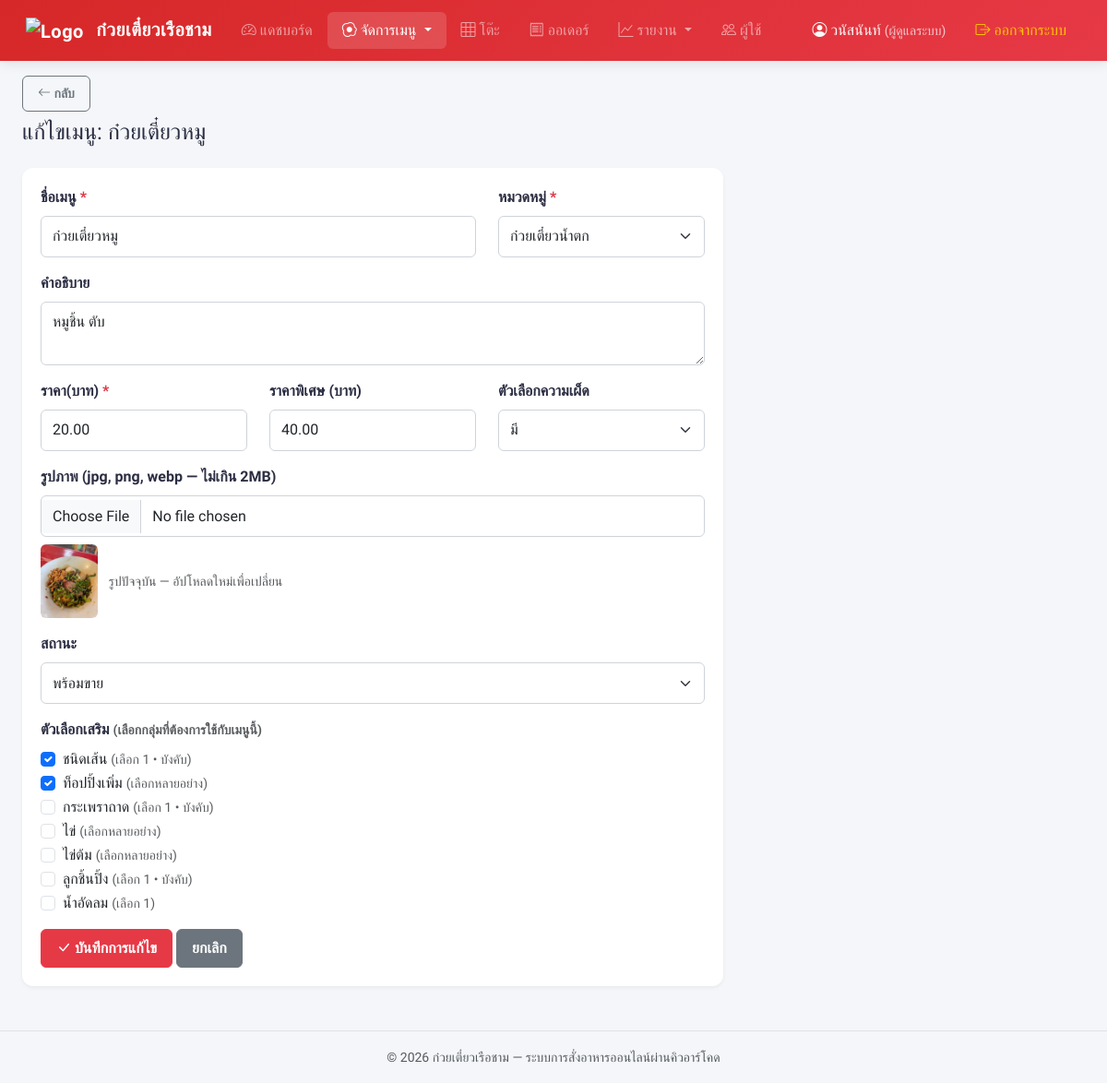
Page /admin/menu_form.php?id=1 (signed in) on the committed database.
### tables this page shows
CREATE TABLE `menu_items` (
  `id` int(11) NOT NULL,
  `category_id` int(11) NOT NULL,
  `name` varchar(200) NOT NULL,
  `description` text DEFAULT NULL,
  `image` varchar(255) DEFAULT NULL,
  `price_normal` decimal(8,2) NOT NULL DEFAULT 0.00,
  `price_special` decimal(8,2) DEFAULT NULL,
  `has_spice_option` tinyint(1) NOT NULL DEFAULT 1,
  `status` enum('available','sold_out') NOT NULL DEFAULT 'available',
  `created_at` timestamp NOT NULL DEFAULT current_timestamp(),
  `updated_at` timestamp NOT NULL DEFAULT current_timestamp() ON UPDATE current_timestamp()
);

CREATE TABLE `categories` (
  `id` int(11) NOT NULL,
  `name` varchar(100) NOT NULL,
  `sort_order` int(11) NOT NULL DEFAULT 0,
  `status` enum('active','inactive') NOT NULL DEFAULT 'active',
  `created_at` timestamp NOT NULL DEFAULT current_timestamp()
);

CREATE TABLE `option_groups` (
  `id` int(11) NOT NULL,
  `name` varchar(100) NOT NULL,
  `type` enum('single','multiple') NOT NULL DEFAULT 'single' COMMENT 'single=เลือกได้ 1, multiple=เลือกได้หลายอย่าง',
  `required` tinyint(1) NOT NULL DEFAULT 0 COMMENT 'ต้องเลือกหรือไม่',
  `sort_order` int(11) NOT NULL DEFAULT 0,
  `status` enum('active','inactive') NOT NULL DEFAULT 'active',
  `created_at` timestamp NOT NULL DEFAULT current_timestamp()
);

### includes/functions.php (called while the page is built, shortened)
<?php
function e($string) {
    return htmlspecialchars($string ?? '', ENT_QUOTES, 'UTF-8');
}

### admin/menu_form.php (the view, shortened to what this page needs)
<?php
require_once __DIR__ . '/../config/db.php';
require_once __DIR__ . '/../includes/functions.php';
$item = null;
if (isset($_GET['id'])) {
    $stmt = $pdo->prepare("SELECT * FROM menu_items WHERE id = ?");
    $stmt->execute([$_GET['id']]);
    $item = $stmt->fetch();
}
$categories = $pdo->query("SELECT * FROM categories WHERE status = 'active' ORDER BY sort_order")->fetchAll();
$optionGroups = $pdo->query("SELECT * FROM option_groups WHERE status = 'active' ORDER BY sort_order")->fetchAll();
$linkedGroups = [];
if ($item) {
    $stmt = $pdo->prepare("SELECT option_group_id FROM menu_item_option_groups WHERE menu_item_id = ?");
    $stmt->execute([$item['id']]);
    $linkedGroups = $stmt->fetchAll(PDO::FETCH_COLUMN);
}
require_once __DIR__ . '/../includes/header.php';
?>
<div class="mb-4">
    <a href="menu.php" class="btn btn-outline-secondary btn-sm"><i class="bi bi-arrow-left"></i> กลับ</a>
    <h4 class="mt-2"><?= $item ? 'แก้ไขเมนู: ' . e($item['name']) : 'เพิ่มเมนูใหม่' ?></h4>
</div>
<div class="row">
    <div class="col-lg-8">
        <div class="card">
            <div class="card-body">
                <form method="POST" action="menu_action.php" enctype="multipart/form-data">
                    <div class="row">
                        <div class="col-md-8">
                            <div class="mb-3">
                                <label class="form-label">ชื่อเมนู <span class="text-danger">*</span></label>
                                <input type="text" name="name" class="form-control" required
                                       value="<?= e($item['name'] ?? '') ?>">
                            </div>
                        </div>
                        <div class="col-md-4">
                            <div class="mb-3">
                                <label class="form-label">หมวดหมู่ <span class="text-danger">*</span></label>
                                <select name="category_id" class="form-select" required>
                                    <?php foreach ($categories as $cat): ?>
                                        <option value="<?= $cat['id'] ?>"
                                            <?= ($item['category_id'] ?? '') == $cat['id'] ? 'selected' : '' ?>>
                                            <?= e($cat['name']) ?>
                                        </option>
                                    <?php endforeach; ?>
                                </select>
                            </div>
                        </div>
                    </div>
                    <div class="mb-3">
                        <label class="form-label">คำอธิบาย</label>
                        <textarea name="description" class="form-control" rows="2"><?= e($item['description'] ?? '') ?></textarea>
                    </div>
                    <div class="row">
                        <div class="col-md-4">
                            <div class="mb-3">
                                <label class="form-label">ราคา(บาท) <span class="text-danger">*</span></label>
                                <input type="number" name="price_normal" class="form-control" step="0.01" min="0" required
                                       value="<?= e($item['price_normal'] ?? '') ?>">
                            </div>
                        </div>
                        <div class="col-md-4">
                            <div class="mb-3">
                                <label class="form-label">ราคาพิเศษ (บาท)</label>
                                <input type="number" name="price_special" class="form-control" step="0.01" min="0"
                                       value="<?= e($item['price_special'] ?? '') ?>"
                                       placeholder="ว่างไว้ถ้าไม่มี">
                            </div>
                        </div>
                        <div class="col-md-4">
                            <div class="mb-3">
                                <label class="form-label">ตัวเลือกความเผ็ด</label>
                                <select name="has_spice_option" class="form-select">
                                    <option value="1" <?= ($item['has_spice_option'] ?? 1) == 1 ? 'selected' : '' ?>>มี</option>
                                </select>
                            </div>
                        </div>
                    </div>
                    <div class="mb-3">
                        <label class="form-label">รูปภาพ (jpg, png, webp — ไม่เกิน 2MB)</label>
                        <input type="file" name="image" class="form-control" accept=".jpg,.jpeg,.png,.webp">
                        <?php if ($item && $item['image']): ?>
                            <div class="mt-2">
                                <img src="../assets/uploads/menu/<?= e($item['image']) ?>" height="80" class="rounded">
                                <small class="text-muted ms-2">รูปปัจจุบัน — อัปโหลดใหม่เพื่อเปลี่ยน</small>
                            </div>
                        <?php endif; ?>
                    </div>
                    <div class="mb-3">
                        <label class="form-label">สถานะ</label>
                        <select name="status" class="form-select">
                            <option value="available" <?= ($item['status'] ?? '') === 'available' ? 'selected' : '' ?>>พร้อมขาย</option>
                        </select>
                    </div>
                    <?php if (!empty($optionGroups)): ?>
                    <div class="mb-3">
                        <label class="form-label">ตัวเลือกเสริม <small class="text-muted">(เลือกกลุ่มที่ต้องการใช้กับเมนูนี้)</small></label>
                        <?php foreach ($optionGroups as $og): ?>
                            <div class="form-check">
                                <input class="form-check-input" type="checkbox" name="option_groups[]"
                                       value="<?= $og['id'] ?>" id="og_<?= $og['id'] ?>"
                                       <?= in_array($og['id'], $linkedGroups) ? 'checked' : '' ?>>
                                <label class="form-check-label" for="og_<?= $og['id'] ?>">
                                    <?= e($og['name']) ?>
                                    <small class="text-muted">(<?= $og['type'] === 'single' ? 'เลือก 1' : 'เลือกหลายอย่าง' ?><?= $og['required'] ? ' • บังคับ' : '' ?>)</small>
                                </label>
                            </div>
                        <?php endforeach; ?>
                    </div>
                    <?php endif; ?>
                    <button type="submit" class="btn btn-danger">
                        <i class="bi bi-check-lg"></i> <?= $item ? 'บันทึกการแก้ไข' : 'เพิ่มเมนู' ?>
                    </button>
                    <a href="menu.php" class="btn btn-secondary">ยกเลิก</a>
                </form>
            </div>
        </div>
    </div>
</div>
<?php require_once __DIR__ . '/../includes/footer.php'; ?>

### assets/css/style.css (style rules this page uses)
:root { --primary-color: #e63946; --primary-dark: #d62828; --primary-light: #f8edeb; --secondary-color: #457b9d; --accent-color: #f4a261; --bg-color: #f4f6f9; --card-bg: #ffffff; --text-main: #2b2d42; --text-muted: #6c757d; --border-color: #e9ecef; --shadow-sm: 0 2px 4px rgba(0, 0, 0, 0.05); --shadow-md: 0 4px 12px rgba(0, 0, 0, 0.08); --shadow-lg: 0 8px 24px rgba(0, 0, 0, 0.12); --radius-sm: 6px; --radius-md: 12px; --radius-lg: 20px; }
* { font-family: 'Sarabun', sans-serif; }
body { background-color: var(--bg-color); color: var(--text-main); min-height: 100vh; }
.card { border: none; border-radius: var(--radius-md); box-shadow: var(--shadow-sm); transition: box-shadow 0.3s ease; margin-bottom: 1.5rem; }
.card-body { padding: 1.25rem; }
.btn { font-weight: 600; border-radius: var(--radius-sm); padding: 0.5rem 1rem; transition: all 0.2s; }
.btn-danger { background-color: var(--primary-color); border-color: var(--primary-color); }
.form-label { font-weight: 600; color: var(--text-main); margin-bottom: 0.5rem; }
.form-control, .form-select { border-radius: var(--radius-sm); border: 1px solid #ced4da; padding: 0.6rem 0.75rem; transition: border-color 0.15s ease-in-out, box-shadow 0.15s ease-in-out; }

### rows in the picture
menu_items: name "ก๋วยเตี๋ยวหมู", category_id "ก๋วยเตี๋ยวน้ำตก", description "หมูชิ้น ตับ", price_normal "20.00", price_special "40.00", has_spice_option "มี", image (picture), status "พร้อมขาย"
option_groups: id "☑", name "ชนิดเส้น", type "เลือก 1", required "• บังคับ"
option_groups: id "☑", name "ท็อปปิ้งเพิ่ม", type "เลือกหลายอย่าง"
option_groups: name "กระเพราถาด", type "เลือก 1", required "• บังคับ"
option_groups: name "ไข่", type "เลือกหลายอย่าง"
option_groups: name "ไข่ต้ม", type "เลือกหลายอย่าง"
option_groups: name "ลูกชิ้นปิ้ง", type "เลือก 1", required "• บังคับ"
option_groups: name "น้ำอัดลม", type "เลือก 1"

### other values in the picture
SITE_NAME "ก๋วยเตี๋ยวเรือชาม"
$user['fullname'] "วนัสนันท์"
ROLE_NAMES[$user['role']] "ผู้ดูแลระบบ"
